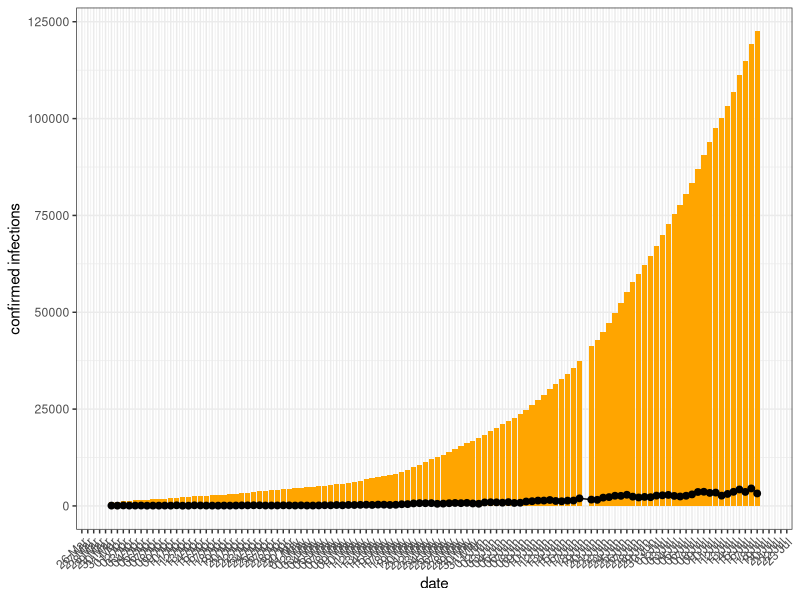
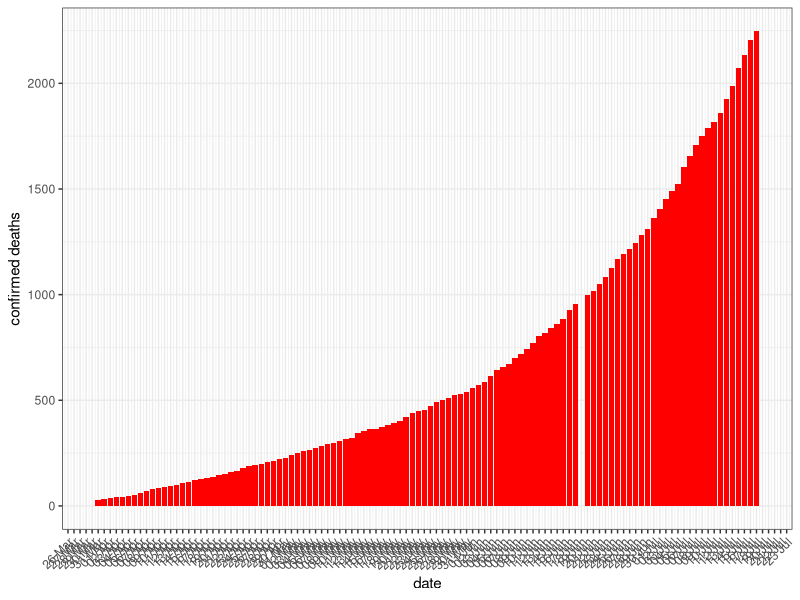
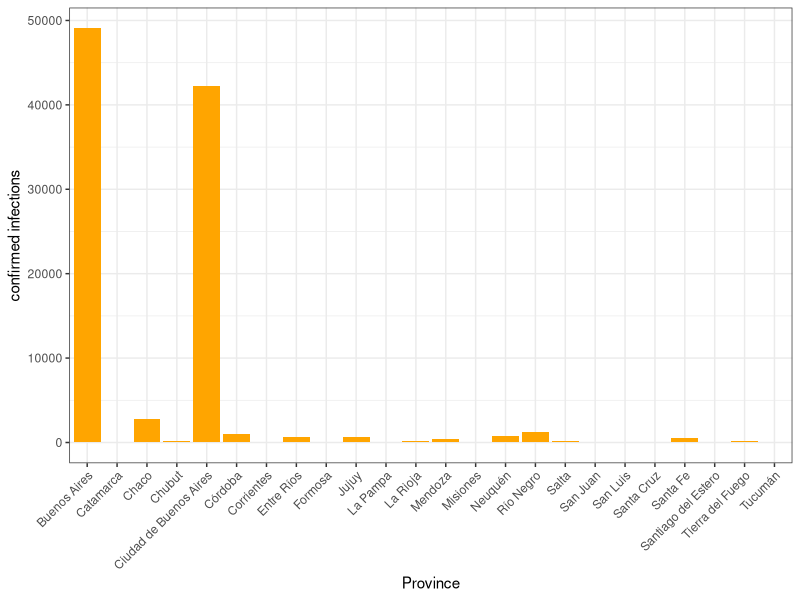
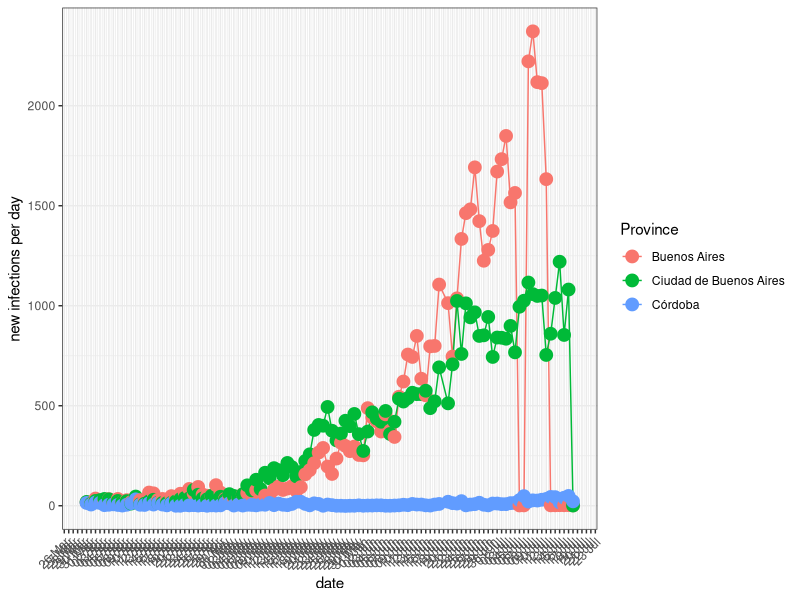

Reproduce these figures in R, in order.
## ---- chunk 1
suppressMessages(library(ggplot2))
suppressMessages(library(dplyr))
suppressMessages(library(readr))
suppressMessages(library(lubridate))
library(tidyr)
library(tibble)
## ---- chunk 2
covid19_arg<-read_csv("dataset/covid19_argentina.csv")
## ---- chunk 3
covid19_arg<-covid19_arg %>% mutate(date=ymd(date))
covid19_arg %>% ggplot()+
  geom_col(aes(x=date,y=total_infectados),fill='orange')+
  geom_line(aes(x=date,y=total_casos_nuevos),fill='green')+
  geom_point(aes(x=date,y=total_casos_nuevos),fill='green',size=2)+

    ylab("confirmed infections")+
  theme_bw()+
    scale_x_date(date_breaks = "1 day", date_labels = "%d %b")+
  theme(axis.text.x = element_text(angle = 45, hjust = 1))
  
## ---- chunk 4
covid19_arg %>% ggplot()+
  geom_col(aes(x=date,y=total_fallecidos),fill='red')+
#  geom_line(aes(x=date,y=new_deaths),fill='green')+
#  geom_point(aes(x=date,y=new_deaths),fill='green',size=2)+

    ylab("confirmed deaths")+
  scale_x_date(date_breaks = "1 day", date_labels = "%d %b")+
  theme_bw()+
  theme(axis.text.x = element_text(angle = 45, hjust = 1))
## ---- chunk 5

covid19_arg[,c(10:33)] %>% replace(is.na(.), 0) %>% tibble::add_column(date=covid19_arg$date) %>%
  tidyr::pivot_longer(-date,names_to = "Province", values_to = "total") %>% group_by(Province) %>% summarise(total_cases=sum(total)) %>% arrange((total_cases)) %>%
  
  ggplot()+
  geom_col(aes(x=Province,y=total_cases),fill='orange')+
    ylab("confirmed infections")+
  #scale_x_date(date_breaks = "1 day", date_labels = "%d %b")+
  theme_bw()+
  theme(axis.text.x = element_text(angle = 45, hjust = 1))
## ---- chunk 6
covid19_arg[,c(10:33)] %>% replace(is.na(.), 0) %>% tibble::add_column(date=covid19_arg$date) %>%
  tidyr::pivot_longer(-date,names_to = "Province", values_to = "total") %>% filter( Province %in% c("Ciudad de Buenos Aires","Buenos Aires","Córdoba")) %>% 
ggplot()+
  geom_line(aes(x=date,y=total,color=Province))+
  geom_point(aes(x=date,y=total,color=Province),size=4)+
  #geom_line(aes(x=date,y=total))+
  ylab("new infections per day")+
   scale_x_date(date_breaks = "1 day", date_labels = "%d %b")+
  theme_bw()+
  theme(axis.text.x = element_text(angle = 45, hjust = 1))
  #facet_wrap(~Province)
